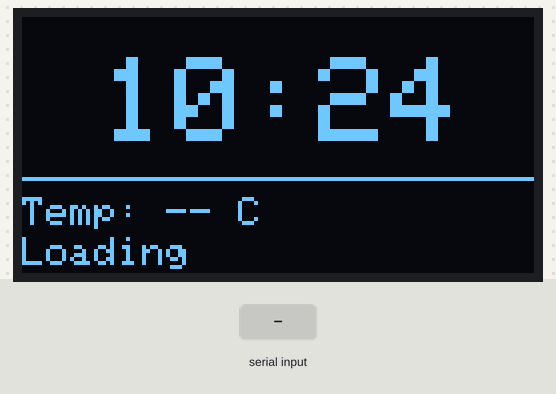
A sketch run on a simulated ESP32. Parts: 128×64 one-colour display. The test bench sets the inputs (shaded band). WiFi joins after 1.5 s; servers stay silent unless stated; uploads are accepted with an empty reply; the local clock reads 2024-03-15 10:24:30 at power-on unless the sketch sets it; random numbers use the default seed unless the sketch sets one; what the sketch prints to the serial monitor is not drawn.

Above: at 3.8 s.
3.9 s: "1\n" received over Serial
At 5.2 s:
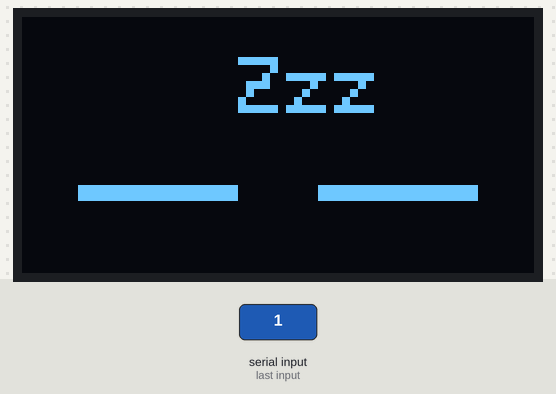
5.7 s: "4\n" received over Serial
At 6.6 s:
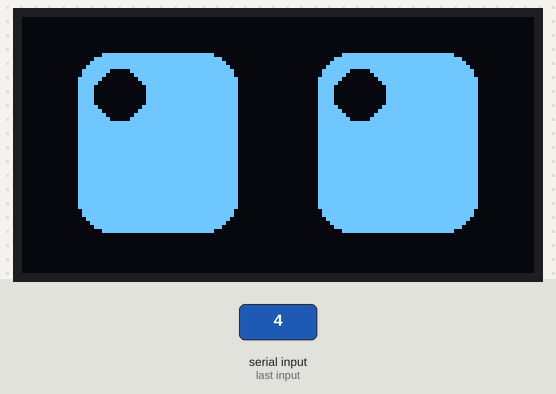
7.2 s: "5\n" received over Serial
At 7.8 s:
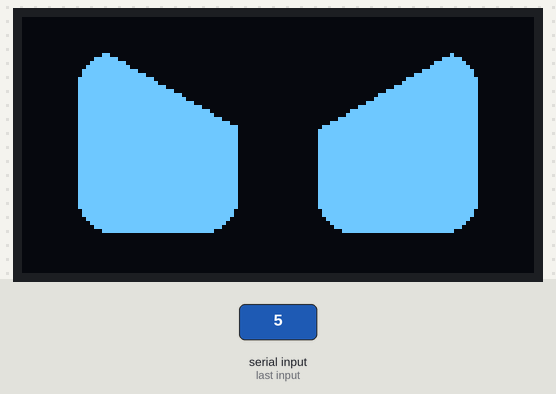
8.9 s: "1\n" received over Serial
At 9.07 s:
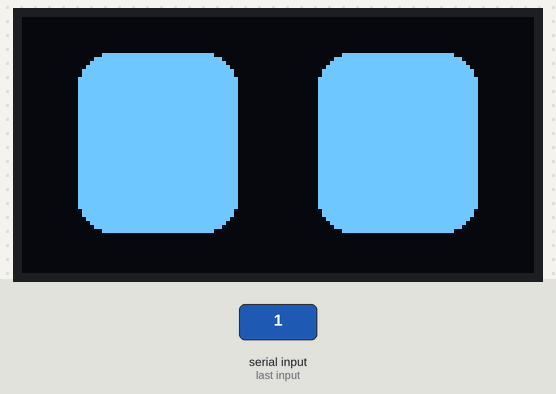
10.7 s: "0\n" received over Serial
At 11.6 s:
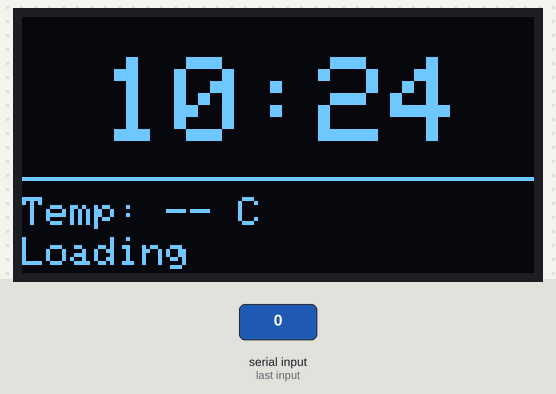
12.2 s: "3\n" received over Serial
At 13.6 s:
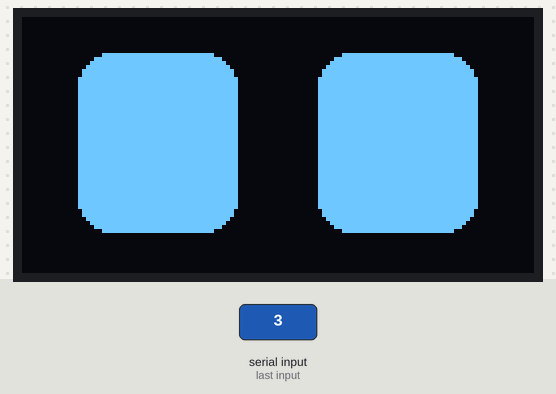
Timing chart, 0 to 14.7 s (numbered marks = the images above; inputs shaded):
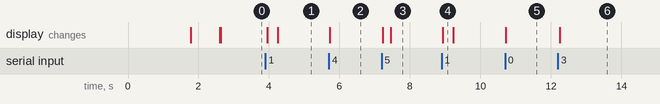

The sketch:

OLED.ino
```cpp
#include <SPI.h>
#include <Wire.h>
#include <Adafruit_GFX.h>
#include <Adafruit_SSD1306.h>

// 1. 引用封装库
#include "RobotFace.h"

// --- 配置区 ---
#define SSID      "茁猫阿姨洗铁路"
#define PASS      "12345678"
#define API_KEY   "S0ByFwl5YUl7YNLY7"
#define CITY      "hangzhou"
// -------------

// 硬件引脚
Adafruit_SSD1306 display(128, 64, 23, 18, 16, 4, 5);
// 创建对象
RobotFace face(&display, 128, 64);

void setup() {
  Serial.begin(115200);

  // ★ 一行代码搞定所有初始化 (WiFi, 屏幕, 天气, 时间) ★
  face.begin(SSID, PASS, API_KEY, CITY);

  Serial.println("System Ready! Input 0-12 to control.");
}

void loop() {
  // 1. 串口控制逻辑
  if (Serial.available() > 0) {
    int cmd = Serial.parseInt();
    while(Serial.available()) Serial.read(); // 清缓存

    if(cmd >= 0 && cmd <= 13) {
      // ★ 一行代码执行动作 ★
      face.execAction(cmd);
    }
  }

  // 2. 维持后台服务 (时钟刷新、天气自动更新)
  // ★ 必须放在 loop 里一直跑 ★
  face.keepAlive();
}
```

RobotFace.h
```cpp
#ifndef ROBOTFACE_H
#define ROBOTFACE_H

#include <SPI.h>
#include <Wire.h>
#include <Adafruit_GFX.h>
#include <Adafruit_SSD1306.h>
#include <WiFi.h>
#include <HTTPClient.h>
#include <ArduinoJson.h>
#include <time.h>

class RobotFace {
  private:
    Adafruit_SSD1306* _display;
    int screen_w, screen_h;
    // 眼睛基本参数
    int eye_w = 40;
    int eye_h = 45;
    int eye_gap = 20;
    int radius = 8;
    int centerX, centerY;

    // 网络与天气变量
    String _ssid, _pass, _apiKey, _city;
    String weatherText = "Loading";
    String temperature = "--";
    unsigned long lastWeatherTime = 0;
    int currentMode = 0; // 0=时钟模式

    // --- 基础绘图封装 ---
    void drawRawEyes(int x, int y, int w, int h) {
      _display->fillRoundRect(x, y, w, h, radius, SSD1306_WHITE);
      _display->fillRoundRect(x + w + eye_gap, y, w, h, radius, SSD1306_WHITE);
    }

    void clear() { _display->clearDisplay(); }
    void show() { _display->display(); }

  public:
    RobotFace(Adafruit_SSD1306* displayObj, int w, int h) {
      _display = displayObj;
      screen_w = w; screen_h = h;
      centerX = w / 2; centerY = h / 2;
    }

    // 初始化
    void begin(const char* ssid, const char* pass, String key, String city) {
      _ssid = ssid; _pass = pass; _apiKey = key; _city = city;
      if(!_display->begin(SSD1306_SWITCHCAPVCC)) { Serial.println(F("OLED Error")); for(;;); }
      _display->setTextColor(SSD1306_WHITE);

      // WiFi
      drawTextCenter("Connecting...");
      WiFi.begin(_ssid, _pass);
      while (WiFi.status() != WL_CONNECTED) { delay(500); }

      // Time & Weather
      configTime(8 * 3600, 0, "ntp1.aliyun.com");
      updateWeather();

      // 开机动画
      animateWink();
    }

    // 主循环保持 (放loop里)
    void keepAlive() {
      if (currentMode == 0) showWeatherClock(); // 0号虽然表里没有，保留作为天气待机
      if (millis() - lastWeatherTime > 600000) { updateWeather(); lastWeatherTime = millis(); }
    }

    // ★★★ 核心：完全对应你的13个指令 ★★★
    void execAction(int cmd_id) {
      currentMode = cmd_id;
      Serial.print("Action ID: "); Serial.println(cmd_id);

      switch (cmd_id) {
        case 0: break; // 待机模式(天气时钟)

        // 1. 睡觉 (Sleep) -> 闭眼 Zzz
        case 1: animateSleep(); break;

        // 2. 蹲下 (Squat) -> 视线向下
        case 2: animateSquat(); break;

        // 3. 立正 (Stand) -> 标准直视
        case 3: showNeutral(); break;

        // 4. 跪下 (Kneel) -> 乞求/水汪汪眼
        case 4: animateBegging(); break;

        // 5. 前进 (Advance) -> 坚毅/生气眼
        case 5: animateDetermined(); break;

        // 6. 后退 (Retreat) -> 惊恐/缩小眼 (你特别要求的)
        case 6: animateRetreat(); break;

        // 7. 左转
        case 7: animateLookLeft(); break;

        // 8. 右转
        case 8: animateLookRight(); break;

        // 9. 摇摆 (Sway) -> 开心眯眼笑
        case 9: animateHappy(); break;

        // 10. 打招呼 (Greet) -> 眨单眼(Wink)
        case 10: animateWink(); break;

        // 11. 摇尾巴 (Wag Tail) -> 爱心眼
        case 11: animateLove(); break;

        // 12. 停止 (Stop) -> 恢复立正
        case 12: showNeutral(); break;

        // 13. 自由活动 (Free) -> 随机乱看
        case 13: {
           long r = random(0, 3);
           if(r==0) animateLookLeft();
           else if(r==1) animateLookRight();
           else animateWink();
           break;
        }
        default: showNeutral(); break;
      }
    }

    // ==========================================
    //           具体表情与动画实现区
    // ==========================================

    // ID 3, 12: 标准
    void showNeutral() {
      clear();
      drawRawEyes((screen_w-(eye_w*2+eye_gap))/2, (screen_h-eye_h)/2, eye_w, eye_h);
      show();
    }

    // ID 1: 睡觉
    void animateSleep() {
       int sx = (screen_w-(eye_w*2+eye_gap))/2; int sy = (screen_h-eye_h)/2;
       // 慢慢闭眼
       for(int h=eye_h; h>=2; h-=4) {
         clear(); drawRawEyes(sx, sy+(eye_h-h)/2, eye_w, h); show();
       }
       // 显示Zzz
       clear();
       _display->fillRect(sx, centerY+10, eye_w, 4, SSD1306_WHITE);
       _display->fillRect(sx+eye_w+eye_gap, centerY+10, eye_w, 4, SSD1306_WHITE);
       _display->setCursor(centerX-10, 10); _display->setTextSize(2); _display->print("Zzz");
       show();
    }

    // ID 2: 蹲下 (向下看)
    void animateSquat() {
       int sx = (screen_w-(eye_w*2+eye_gap))/2; int sy = (screen_h-eye_h)/2;
       // 眼睛下移
       for(int offset=0; offset<=15; offset+=3) {
         clear(); drawRawEyes(sx, sy+offset, eye_w, eye_h); show();
       }
    }

    // ID 4: 跪下 (乞求眼 - 大瞳孔)
    void animateBegging() {
       clear();
       int sx = (screen_w-(eye_w*2+eye_gap))/2; int sy = (screen_h-eye_h)/2;
       drawRawEyes(sx, sy, eye_w, eye_h);
       // 加高光，看起来水汪汪
       _display->fillCircle(sx+10, sy+10, 6, SSD1306_BLACK);
       _display->fillCircle(sx+eye_w+eye_gap+10, sy+10, 6, SSD1306_BLACK);
       show();
    }

    // ID 5: 前进 (坚毅/生气 - 三角眼)
    void animateDetermined() {
       int sx = (screen_w-(eye_w*2+eye_gap))/2; int sy = (screen_h-eye_h)/2; int rx=sx+eye_w+eye_gap;
       for(int d=0; d<20; d+=2) {
         clear(); drawRawEyes(sx, sy, eye_w, eye_h);
         _display->fillTriangle(sx, sy-5, sx+eye_w, sy+d, sx+eye_w, sy-5, SSD1306_BLACK);
         _display->fillTriangle(rx, sy+d, rx+eye_w, sy-5, rx, sy-5, SSD1306_BLACK); show();
       }
    }

    // ID 6: 后退 (惊恐 - 瞳孔缩小) ★★★
    void animateRetreat() {
       int sx = (screen_w-(eye_w*2+eye_gap))/2; int sy = (screen_h-eye_h)/2;
       // 模拟瞳孔收缩：眼睛变小
       for(int s=0; s<15; s+=3) {
         clear();
         // 绘制越来越小的眼睛
         drawRawEyes(sx+s, sy+s, eye_w-s*2, eye_h-s*2);
         show(); delay(20);
       }
       delay(500); // 保持惊恐状态
       // 慢慢恢复
       for(int s=15; s>=0; s-=3) {
         clear(); drawRawEyes(sx+s, sy+s, eye_w-s*2, eye_h-s*2); show();
       }
    }

    // ID 7: 左转
    void animateLookLeft() {
       int sx = (screen_w-(eye_w*2+eye_gap))/2; int sy = (screen_h-eye_h)/2;
       for(int o=0; o<=15; o+=3) { clear(); drawRawEyes(sx-o, sy, eye_w, eye_h); show(); }
       delay(500);
       for(int o=15; o>=0; o-=3) { clear(); drawRawEyes(sx-o, sy, eye_w, eye_h); show(); }
    }

    // ID 8: 右转
    void animateLookRight() {
       int sx = (screen_w-(eye_w*2+eye_gap))/2; int sy = (screen_h-eye_h)/2;
       for(int o=0; o<=15; o+=3) { clear(); drawRawEyes(sx+o, sy, eye_w, eye_h); show(); }
       delay(500);
       for(int o=15; o>=0; o-=3) { clear(); drawRawEyes(sx+o, sy, eye_w, eye_h); show(); }
    }

    // ID 9: 摇摆 (开心笑)
    void animateHappy() {
       int sx = (screen_w-(eye_w*2+eye_gap))/2; int sy = (screen_h-eye_h)/2; int rx=sx+eye_w+eye_gap;
       for(int o=0; o<15; o+=3) {
         clear(); drawRawEyes(sx, sy, eye_w, eye_h);
         _display->fillCircle(sx+eye_w/2, sy+eye_h+10-o, eye_w*0.8, SSD1306_BLACK);
         _display->fillCircle(rx+eye_w/2, sy+eye_h+10-o, eye_w*0.8, SSD1306_BLACK); show();
       }
    }

    // ID 10: 打招呼 (眨单眼 Wink)
    void animateWink() {
       clear();
       int sx = (screen_w-(eye_w*2+eye_gap))/2; int sy = (screen_h-eye_h)/2;
       // 左眼睁开，右眼闭合(画线)
       _display->fillRoundRect(sx, sy, eye_w, eye_h, radius, SSD1306_WHITE);
       _display->fillRect(sx+eye_w+eye_gap, centerY, eye_w, 6, SSD1306_WHITE);
       show();
       delay(800);
       showNeutral();
    }

    // ID 11: 摇尾巴 (爱心眼)
    void animateLove() {
       clear();
       int sx = (screen_w-(eye_w*2+eye_gap))/2; int sy = centerY-10;
       // 简单的爱心绘制Lambda
       auto drawHeart = [&](int x, int y, int s) {
          _display->fillCircle(x-s/2, y, s/2, SSD1306_WHITE);
          _display->fillCircle(x+s/2, y, s/2, SSD1306_WHITE);
          _display->fillTriangle(x-s, y+s/4, x+s, y+s/4, x, y+s*1.5, SSD1306_WHITE);
       };
       drawHeart(sx+eye_w/2, sy, 18);
       drawHeart(sx+eye_w+eye_gap+eye_w/2, sy, 18);
       show();
    }

    // 辅助: 天气与文字
    void updateWeather() {
      if(WiFi.status() == WL_CONNECTED){
        HTTPClient http;
        String url = "http://api.seniverse.com/v3/weather/now.json?key=" + _apiKey + "&location=" + _city + "&language=en&unit=c";
        http.begin(url);
        if (http.GET() > 0) {
          String payload = http.getString();
          DynamicJsonDocument doc(1024);
          if (!deserializeJson(doc, payload)) {
            weatherText = doc["results"][0]["now"]["text"].as<String>();
            temperature = doc["results"][0]["now"]["temperature"].as<String>();
          }
        }
        http.end();
      }
    }

    void showWeatherClock() {
      struct tm timeinfo;
      if(!getLocalTime(&timeinfo)) return;
      clear();
      _display->drawLine(0, 40, 128, 40, SSD1306_WHITE);
      char timeStr[6]; sprintf(timeStr, "%02d:%02d", timeinfo.tm_hour, timeinfo.tm_min);
      _display->setTextSize(3); _display->setCursor(20, 10); _display->print(timeStr);
      _display->setTextSize(1);
      _display->setCursor(0, 45); _display->printf("Temp: %s C", temperature.c_str());
      _display->setCursor(0, 55); _display->print(weatherText);
      show();
    }

    void drawTextCenter(String text) {
      clear(); _display->setCursor(10, 30); _display->setTextSize(1);
      _display->println(text); show();
    }
};

#endif
```

Measured:
- after the input at 3.9 s, the display: first changes after 0.05 s (image 1 shows a later state)
- after the input at 5.7 s, the display: changes at once (image 2)
- after the input at 7.2 s, the display: first changes at once (image 3 shows a later state)
- after the input at 8.9 s, the display: changes at once (image 4)
- after the input at 10.7 s, the display: changes at once (image 5)
- after the input at 12.2 s, the display: changes after 0.05 s (image 6)
